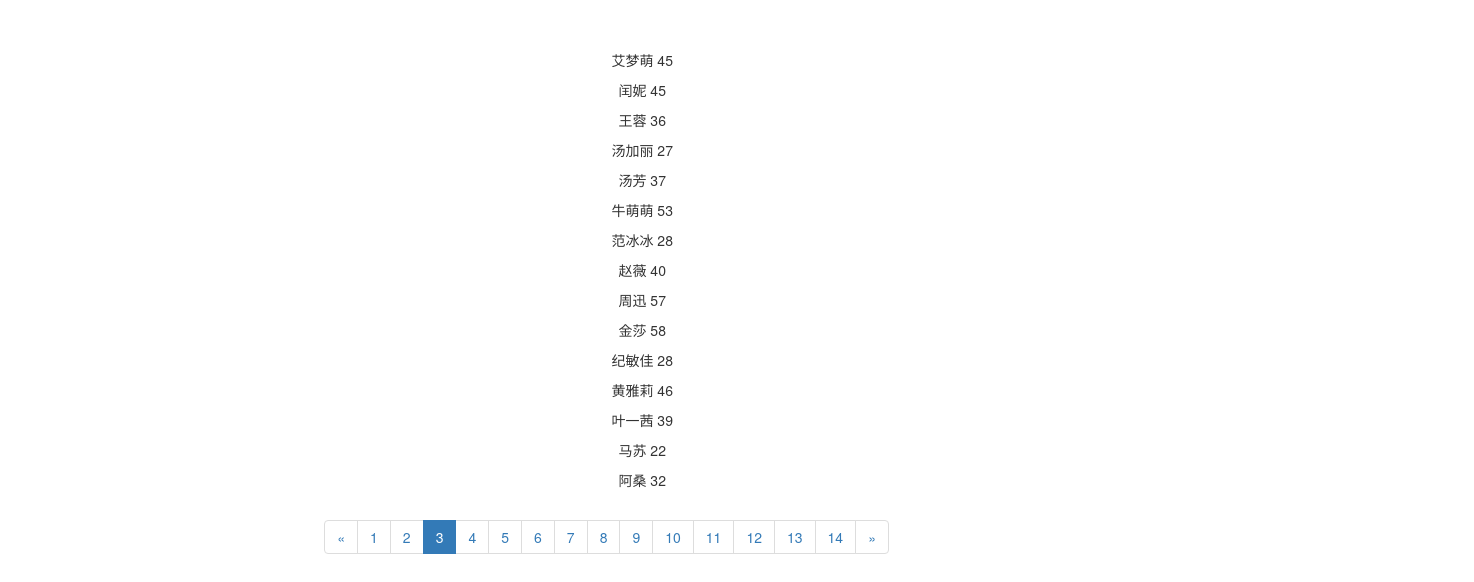
Page /page/index/3 on the committed database.
### Page/models.py (models this page shows)
class User(models.Model):
    name = models.CharField(max_length=20)
    age = models.IntegerField()

### Page/views.py (the view)
# urls.py: url(r'index/',index,name='index'),
def index(request,num):
    users = User.objects.all()
    p = Paginator(users,15)
    page = p.page(num)
    data = {
        "page":page,
        "page_range":p.page_range,
    }
    return render(request,'Page/index.html',data)

### Page/templates/Page/index.html (shortened to what this page needs)
<!DOCTYPE html>
<html lang="en">
<head>
    <link href="https://cdn.bootcss.com/bootstrap/3.3.7/css/bootstrap.min.css" rel="stylesheet">
</head>
<body>
<div>
    {% for user in page.object_list %}
    <p style="text-align: center">{{ user.name }} {{ user.age }}</p>
{% endfor %}
</div>
<nav aria-label="Page navigation">
    <ul class="pagination">
        <li>
            {% if page.has_previous %}
                <a href="{% url 'Page:index' page.previous_page_number %}" aria-label="Previous">
            {% else %}
                <a href="javascript:;" aria-label="Previous">
            {% endif %}
                <span aria-hidden="true">&laquo;</span>
            </a>
        </li>
        {% for num in page_range %}
            {% if num == page.number %}
                <li class="active">
            {% else %}
                <li>
            {% endif %}
            <a href="{% url 'Page:index' num %}">{{ num }}</a></li>
        {% endfor %}
        <li>
            {% if page.has_next %}
                <a href="{% url 'Page:index' page.next_page_number %}" aria-label="Next">
            {% else %}
                <a href="javascript:;" aria-label="Next">
            {% endif %}
                <span aria-hidden="true">&raquo;</span>
            </a>
        </li>
    </ul>
</nav>
</body>
</html>

### Page/templates/Page/index.html (style rules this page uses)
div { width: 400px; position: relative; left: 30%; margin-top: 50px; }
nav { position: relative; left: 22%; }

### rows in the picture
User: name "艾梦萌", age "45"
User: name "闰妮", age "45"
User: name "王蓉", age "36"
User: name "汤加丽", age "27"
User: name "汤芳", age "37"
User: name "牛萌萌", age "53"
User: name "范冰冰", age "28"
User: name "赵薇", age "40"
User: name "周迅", age "57"
User: name "金莎", age "58"
User: name "纪敏佳", age "28"
User: name "黄雅莉", age "46"
User: name "叶一茜", age "39"
User: name "马苏", age "22"
User: name "阿桑", age "32"

### other values in the picture
{{ num }} "1" "2" "3" "4" "5" "6" "7" "8" "9" "10" "11" "12" "13" "14"
